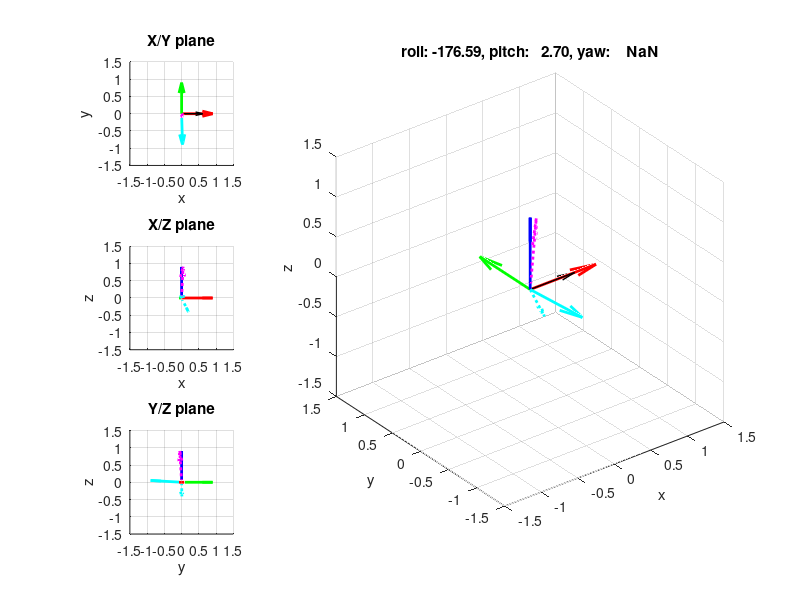
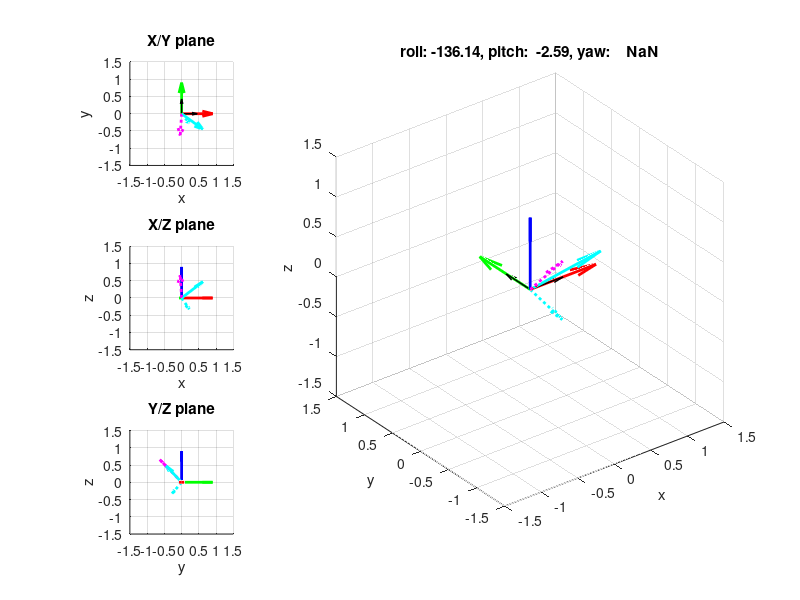
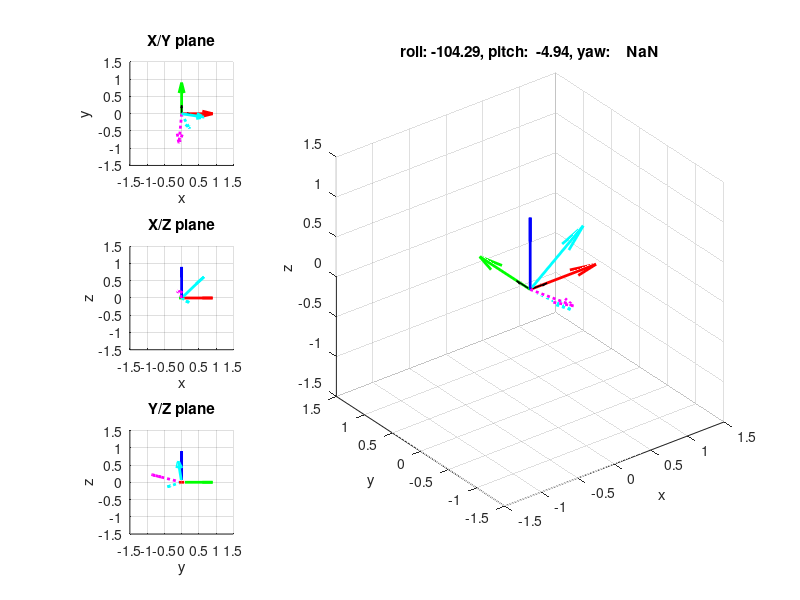

Write the MATLAB code that produced these figures, in order.
function yawpitchrolltest

close all; clc;

% pitch ~ 0, roll ~ 0

a = [
     3089
     -3936
     66126
     ]/65535;
 
m = [
     14478
     516
     -29803
     ]/65535;

 displayify(a, m);
 
% pitch ~ 0, roll ~ 45

a = [
     -2964
     -46082
     47952
     ]/65535;
 
m = [
     16315
     -20296
     -23855
     ]/65535;

displayify(a, m);
 
% pitch ~ 0, roll ~ 90
 
a = [
     -5649
     -63817
     16256
     ]/65535;
 
m = [
     16970
     -31706
     -10052
     ]/65535;
     
displayify(a, m); 
 
end

function displayify(a, m)

    %% Calculate roll and pitch

    pitch =  asind(a(1))
    roll  =  atan2d(a(2), -a(3))

    %% Calculate yaw

    Xh = ( m(1)*cosd(pitch) + m(2)*sind(roll)*sind(pitch) + m(3)*cosd(roll)*cosd(pitch) );
    Yh = (                    m(2)*cosd(roll)             + m(3)*sind(roll)             );

    sin_yaw = Yh/sqrt(Xh^2 + Yh^2);
    cos_yaw = Xh/sqrt(Xh^2 + Yh^2);
    yaw_from_sin = asind(sin_yaw)
    yaw_from_cos = acosd(cos_yaw)

    mx =  cosd(pitch) * sin_yaw;
    my =  cosd(roll) * cos_yaw + sind(roll)*sind(pitch)*sin_yaw;
    mz = -sind(roll) * cos_yaw + cosd(roll)*sind(pitch)*sin_yaw;

    yaw   = NaN;

    %% Plotify!

    %close all; 
    figure('Name', 'LOL', 'NumberTitle', 'off');

    O = [0 0 0];
    X = [1 0 0];
    Y = [0 1 0];
    Z = [0 0 1];

    subplot(3,3,1);
    quiver3(O(1), O(2), O(3), X(1), X(2), X(3), 'r', 'LineWidth', 2); hold on;
    quiver3(O(1), O(2), O(3), Y(1), Y(2), Y(3), 'g', 'LineWidth', 2);
    quiver3(O(1), O(2), O(3), Z(1), Z(2), Z(3), 'b', 'LineWidth', 2);
    quiver3(O(1), O(2), O(3), a(1), a(2), a(3), ':m', 'LineWidth', 2);
    quiver3(O(1), O(2), O(3), m(1), m(2), m(3), ':c', 'LineWidth', 2);
    quiver3(O(1), O(2), O(3), Xh, 0, 0, 'k', 'LineWidth', 1);
    quiver3(O(1), O(2), O(3), 0, Yh, 0, 'k', 'LineWidth', 1);
    quiver3(O(1), O(2), O(3), mx, my, mz, 'c', 'LineWidth', 2);
    xlim([-1.5 1.5]); ylim([-1.5 1.5]); zlim([-1.5 1.5]);
    view(0, 90);
    xlabel('x');
    ylabel('y');
    zlabel('z');
    title('X/Y plane');
    axis square;

    subplot(3,3,4);
    quiver3(O(1), O(2), O(3), X(1), X(2), X(3), 'r', 'LineWidth', 2); hold on;
    quiver3(O(1), O(2), O(3), Y(1), Y(2), Y(3), 'g', 'LineWidth', 2);
    quiver3(O(1), O(2), O(3), Z(1), Z(2), Z(3), 'b', 'LineWidth', 2);
    quiver3(O(1), O(2), O(3), a(1), a(2), a(3), ':m', 'LineWidth', 2);
    quiver3(O(1), O(2), O(3), m(1), m(2), m(3), ':c', 'LineWidth', 2);
    quiver3(O(1), O(2), O(3), mx, my, mz, 'c', 'LineWidth', 2);
    xlim([-1.5 1.5]); ylim([-1.5 1.5]); zlim([-1.5 1.5]);
    view(0, 0);
    xlabel('x');
    ylabel('y');
    zlabel('z');
    title('X/Z plane');
    axis square;

    subplot(3,3,7);
    quiver3(O(1), O(2), O(3), X(1), X(2), X(3), 'r', 'LineWidth', 2); hold on;
    quiver3(O(1), O(2), O(3), Y(1), Y(2), Y(3), 'g', 'LineWidth', 2);
    quiver3(O(1), O(2), O(3), Z(1), Z(2), Z(3), 'b', 'LineWidth', 2);
    quiver3(O(1), O(2), O(3), a(1), a(2), a(3), ':m', 'LineWidth', 2);
    quiver3(O(1), O(2), O(3), m(1), m(2), m(3), ':c', 'LineWidth', 2);
    quiver3(O(1), O(2), O(3), mx, my, mz, 'c', 'LineWidth', 2);
    xlim([-1.5 1.5]); ylim([-1.5 1.5]); zlim([-1.5 1.5]);
    view(90, 0);
    xlabel('x');
    ylabel('y');
    zlabel('z');
    title('Y/Z plane');
    axis square;

    subplot(3,3, [2:3, 5:6, 8:9]);
    quiver3(O(1), O(2), O(3), X(1), X(2), X(3), 'r', 'LineWidth', 2); hold on;
    quiver3(O(1), O(2), O(3), Y(1), Y(2), Y(3), 'g', 'LineWidth', 2);
    quiver3(O(1), O(2), O(3), Z(1), Z(2), Z(3), 'b', 'LineWidth', 2);
    quiver3(O(1), O(2), O(3), a(1), a(2), a(3), ':m', 'LineWidth', 2);
    quiver3(O(1), O(2), O(3), m(1), m(2), m(3), ':c', 'LineWidth', 2);
    quiver3(O(1), O(2), O(3), Xh, 0, 0, 'k', 'LineWidth', 1);
    quiver3(O(1), O(2), O(3), 0, Yh, 0, 'k', 'LineWidth', 1);
    quiver3(O(1), O(2), O(3), mx, my, mz, 'c', 'LineWidth', 2);
    xlim([-1.5 1.5]); ylim([-1.5 1.5]); zlim([-1.5 1.5]);
    title(sprintf('roll: %6.2f, pitch: %6.2f, yaw: %6.2f', roll, pitch, yaw));
    xlabel('x');
    ylabel('y');
    zlabel('z');
    axis square;
    rotate3d;

end
